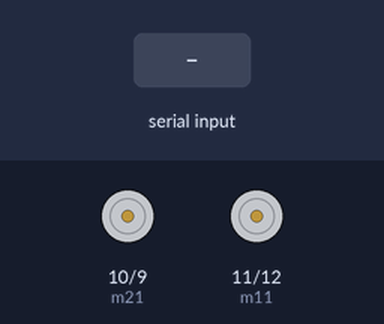
Bench run of a sketch on a simulated Arduino Uno, built with avr-gcc and run on an emulated ATmega328P. On the bench: motor-driver pin pairs drawn as motors (green arrow = first pin HIGH = forward, orange = second pin HIGH = backward, longer = more drive). The inputs (shaded band) are chosen by the test bench.

Above: at 1.2 s.
1.3 s: "f" received over Serial
At 2.5 s:
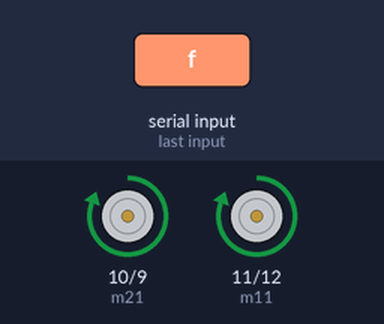
2.8 s: "b" received over Serial
At 3.7 s:
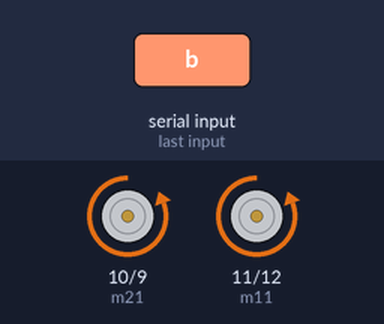
4.3 s: "l" received over Serial
At 4.9 s:
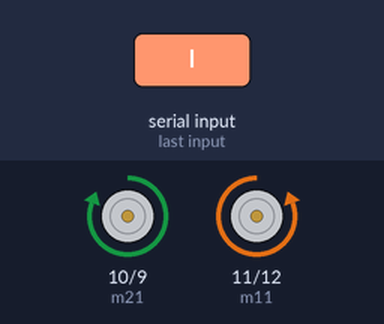
5.8 s: "r" received over Serial
At 7.0 s:
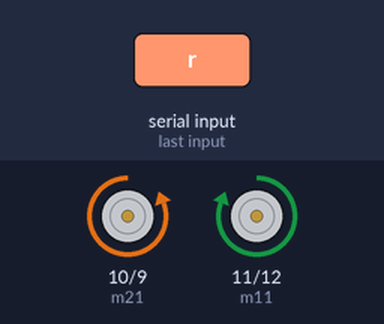
7.3 s: "s" received over Serial
At 8.4 s:
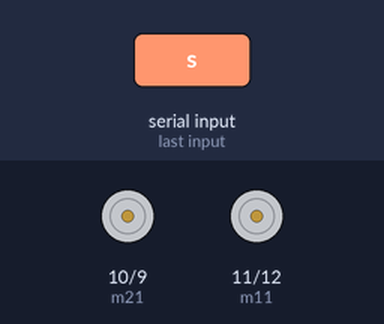
Timing chart, 0 to 9.8 s (numbered marks = the images above; inputs shaded):
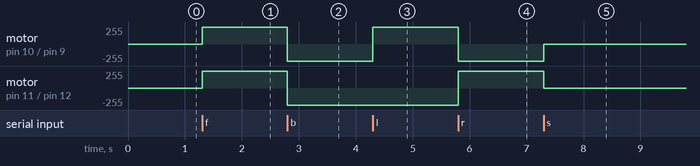

The sketch:

RC_CODE_NEW.ino
```cpp
#define m11 11
#define m12 12
#define m21 10
#define m22 9
void forward()
{
digitalWrite(m11, HIGH);
digitalWrite(m12, LOW);
digitalWrite(m21, HIGH);
digitalWrite(m22, LOW);
}
void left()
{
digitalWrite(m11, LOW);
digitalWrite(m12, HIGH);
digitalWrite(m21, HIGH);
digitalWrite(m22, LOW);
}
void backward()
{
digitalWrite(m11, LOW);
digitalWrite(m12, HIGH);
digitalWrite(m21, LOW);
digitalWrite(m22, HIGH);
}
void right()
{
digitalWrite(m11, HIGH);
digitalWrite(m12, LOW);
digitalWrite(m21, LOW);
digitalWrite(m22, HIGH);
}
void stops()
{
digitalWrite(m11, LOW);
digitalWrite(m12, LOW);
digitalWrite(m21, LOW);
digitalWrite(m22, LOW);
}
void setup()
{
Serial.begin(9600);
pinMode(m11, OUTPUT);
pinMode(m12, OUTPUT);
pinMode(m21, OUTPUT);
pinMode(m22, OUTPUT);
}
void loop()
{
while(Serial.available())
{
char data = Serial.read();
switch(data)
{
  case 'f':
     forward();
     break;
     case 'b':
     backward();
     break;
     case 'l':
     left();
     break;
     case 'r':
     right();
     break;
     case 's':
     stops();
     break;
     default:
     stops();
}
}
}
```

Measured:
- after the input at 1.3 s, motor on pin 10 (m21) / pin 9 (m22), motor on pin 11 (m11) / pin 12 (m12): stopped → forward 255/255 at once
- after the input at 2.8 s, motor on pin 10 (m21) / pin 9 (m22), motor on pin 11 (m11) / pin 12 (m12): forward 255/255 → backward 255/255 at once
- after the input at 4.3 s, motor on pin 10 (m21) / pin 9 (m22): backward 255/255 → forward 255/255 at once
- after the input at 5.8 s, motor on pin 10 (m21) / pin 9 (m22): forward 255/255 → backward 255/255 at once; motor on pin 11 (m11) / pin 12 (m12): backward 255/255 → forward 255/255 at once
- after the input at 7.3 s, motor on pin 10 (m21) / pin 9 (m22): backward 255/255 → stopped at once; motor on pin 11 (m11) / pin 12 (m12): forward 255/255 → stopped at once
